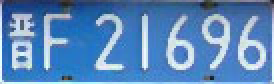
%> input picture Matlab车牌识别/晋F21696.jpg, 137 x 42 px (shown 2 times larger)
$ octave jinF21696.m   (GNU Octave 9; MATLAB toolbox functions it lacks are replaced by stand-ins)
%> lines starting %> are read from the running program, lines starting %| are printed output that depends on the picture; in (x1, y1, x2, y2) boxes, pixels count from 0 and x2, y2 are one past the last pixel; in counts of white or black regions, pixels touching at a corner belong together; the program's own positions count from 1
### Matlab车牌识别/split.m
function split_img = split(img)
    [m,n] = size(img);
    top = 1;
    bottom = m;
    left = 1;
    right = n;
    %上边界
    while top <= m && sum(img(top,:)) == 0
        top = top + 1;
    end
     %下边界
     while bottom >= 1 && sum(img(bottom,:)) == 0
         bottom = bottom - 1;
     end
     %左边界
     while left >= 1 && sum(img(:,left)) == 0
         left = left + 1;
     end
     %右边界
     while right <= n && sum(img(:,right)) == 0
         right = right - 1;
     end
     %计算图像的长宽得到切割后的图像
     height = bottom - top;
     width = right - left;
     split_img = imcrop(img, [left top width height]);
end


### Matlab车牌识别/split_word.m
% [38 lines of commented-out code are left out]
function [word,result] = split_word(img)
     [m,n] = size(img);
      width = 0;
      while width+1 < n-2 && sum(img(:,width+1)) ~= 0
          width = width+1;
      end
      word = imcrop(img,[1,1,width,m]);
      %img(:, [1: width]) = 0;
      img(:, 1: width) = 0;
      img = split(img);
      result = img;
end

### Matlab车牌识别/jinF21696.m
clc;
clear;
%读取图像
f = imread('晋F21696.jpg');
%> f is the input picture: size 42x137x3 uint8; mean R, G, B 90.1, 135.2, 186.4
imshow(f);title('原图');
%灰度图
img1 = rgb2gray(f);
figure;
imshow(img1);title('灰度图');
%直方图均衡化
img2 = histeq(img1,256);
figure;
imshow(img2);title('直方图均衡化图像');
figure;
imhist(img2);title('均衡直方图');
%> after `title('均衡直方图')`:
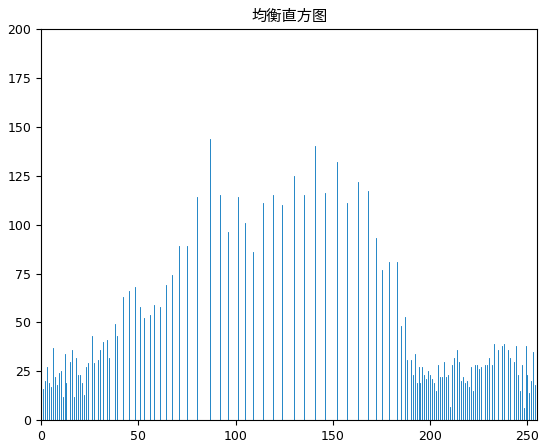
%> figure redrawn from the program's plot data; highest point at x = 87, y = 144
%中值滤波
img3 = medfilt2(img2,[3 3]);
figure;
imshow(img3),title('中值滤波图像');
%图像二值化
img4 = im2bw(img3,0.76);
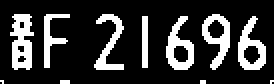
%> img4: size 42x137 logical (shown 2 times larger); 20.4% white; 11 white regions (4 under 20 px), largest, box (x1, y1, x2, y2) and area: (5, 7, 17, 35) 226, (83, 8, 97, 35) 188, (119, 8, 133, 35) 186
figure;
imshow(img4),title('二值图像');
%将面积小于50的部分移除
img5 = bwareaopen(img4, 50);
figure;
imshow(img5);title('移除面积小于50后的图像');
split_img = split(img5);
%> the loop in split, `while top <= m && sum(img(top,:)) == 0` made 7 passes
%> the loop in split, `while bottom >= 1 && sum(img(bottom,:)) == 0` made 7 passes
%> bottom on passes 1 to 7: 41, 40, 39, 38, 37, 36, 35
%> the loop in split, `while left >= 1 && sum(img(:,left)) == 0` made 5 passes
%> the loop in split, `while right <= n && sum(img(:,right)) == 0` made 4 passes
%> right on passes 1 to 4: 136, 135, 134, 133
%> in split, `height = bottom - top;`: height = 27
%> in split, `width = right - left;`: width = 127
%> in split, `split_img = imcrop(img, [left top width height]);`: split_img: size 28x128 logical; 32.2% white; 7 white regions, largest, box (x1, y1, x2, y2) and area: (0, 0, 12, 28) 226, (78, 1, 92, 28) 188, (114, 1, 128, 28) 186
%将图像进行分割
[word1,split_img] = split_word(split_img);
%> the loop in split_word, `while width+1 < n-2 && sum(img(:,width+1)) ~= 0` made 12 passes
%> the loop in split (call 2), `while left >= 1 && sum(img(:,left)) == 0` made 17 passes
%> split_img: size 28x111 logical; 29.9% white; 6 white regions, box (x1, y1, x2, y2) and area: (61, 1, 75, 28) 188, (97, 1, 111, 28) 186, (79, 0, 93, 28) 183, (25, 0, 40, 28) 165, (0, 0, 13, 27) 128, (49, 1, 52, 27) 78
figure;
imshow(word1);title('1');

[word2,split_img] = split_word(split_img);
%> the loop in split_word (call 2), `while width+1 < n-2 && sum(img(:,width+1)) ~= 0` made 13 passes
%> split_img: size 28x86 logical; 33.2% white; 5 white regions, box (x1, y1, x2, y2) and area: (36, 1, 50, 28) 188, (72, 1, 86, 28) 186, (54, 0, 68, 28) 183, (0, 0, 15, 28) 165, (24, 1, 27, 27) 78
figure;
imshow(word2);title('2');

[word3,split_img] = split_word(split_img);
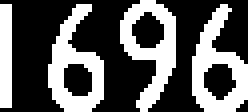
%> split_img: size 28x62 logical (shown 4 times larger); 36.6% white; 4 white regions, box (x1, y1, x2, y2) and area: (12, 1, 26, 28) 188, (48, 1, 62, 28) 186, (30, 0, 44, 28) 183, (0, 1, 3, 27) 78
figure;
imshow(word3);title('3');

[word4,split_img] = split_word(split_img);
%> in split_word (call 4), `word = imcrop(img,[1,1,width,m]);`: word = 28 rows, first 8: [false false false false; true true true false; true true true false; true true true false; true true true false; true true true false; true true true false; true true true false]
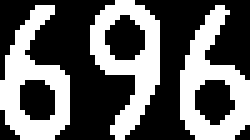
%> split_img: size 28x50 logical (shown 5 times larger); 39.8% white; 3 white regions, box (x1, y1, x2, y2) and area: (0, 1, 14, 28) 188, (36, 1, 50, 28) 186, (18, 0, 32, 28) 183
%> word4 has the same summary as word in split_word
figure;
imshow(word4);title('4');

[word5,split_img] = split_word(split_img);
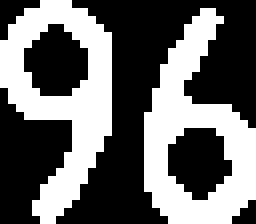
%> split_img: size 28x32 logical (shown 8 times larger); 41.2% white; 2 white regions, box (x1, y1, x2, y2) and area: (18, 1, 32, 28) 186, (0, 0, 14, 28) 183
figure;
imshow(word5);title('5');

[word6,split_img] = split_word(split_img);
figure;
imshow(word6);title('6');

[word7,split_img] = split_word(split_img);
%> in split (call 8), `split_img = imcrop(img, [left top width height]);`: split_img = 13 rows, first 12: [true false false; true true false; true true true; true true true; true true true; true true true; true true true; true true true; true true true; true true true; true true true; true true false]
%> in split_word (call 7), `img = split(img);`: img has the same summary as split_img in split
%> in split_word (call 7), `result = img;`: result has the same summary as split_img in split
figure;
imshow(word7);title('7');
%对每个分割的字符进行缩放
word1 = imresize(word1,[40,20]);
%> word1: size 40x20 logical; 61.1% white; 7 black regions (3 under 20 px), largest, box (x1, y1, x2, y2) and area: (11, 0, 20, 40) 155, (0, 16, 6, 40) 62, (0, 0, 5, 13) 38, (6, 30, 12, 34) 20
word2 = imresize(word2,[40,20]);
%> word2: size 40x20 logical; 32.1% white; 1 white region, box (x1, y1, x2, y2) and area: (0, 0, 19, 39) 257
word3 = imresize(word3,[40,20]);
%> word3: size 40x20 logical; 36% white; 1 white region, box (x1, y1, x2, y2) and area: (0, 0, 19, 40) 288
word4 = imresize(word4,[40,20]);
%> word4: size 40x20 logical; 71.2% white; 1 black region, box (x1, y1, x2, y2) and area: (0, 0, 20, 40) 230
word5 = imresize(word5,[40,20]);
%> word5: size 40x20 logical; 45.6% white; 1 white region, box (x1, y1, x2, y2) and area: (0, 1, 19, 40) 365
word6 = imresize(word6,[40,20]);
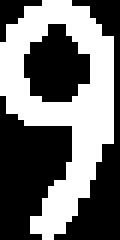
%> word6: size 40x20 logical (shown 6 times larger); 44.2% white; 1 white region, box (x1, y1, x2, y2) and area: (0, 0, 19, 40) 354
word7 = imresize(word7,[40,20]);
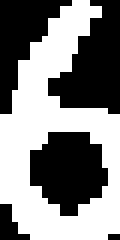
%> word7: size 40x20 logical (shown 6 times larger); 51.1% white; 5 black regions (2 under 20 px), largest, box (x1, y1, x2, y2) and area: (8, 0, 20, 19) 139, (5, 22, 18, 36) 132, (0, 0, 12, 19) 101
%缩放后的图像显示
figure;
subplot(1,7,1);imshow(word1);title('1');
subplot(1,7,2);imshow(word2);title('2');
subplot(1,7,3);imshow(word3);title('3');
subplot(1,7,4);imshow(word4);title('4');
subplot(1,7,5);imshow(word5);title('5');
subplot(1,7,6);imshow(word6);title('6');
subplot(1,7,7);imshow(word7);title('7');
%将图像存盘
imwrite(word1,'11.jpg');
imwrite(word2,'12.jpg');
imwrite(word3,'13.jpg');
imwrite(word4,'14.jpg');
imwrite(word5,'15.jpg');
imwrite(word6,'16.jpg');
imwrite(word7,'17.jpg');

%对每一个字符进行识别
distinguish_code = char(['0':'9' 'A':'Z' '京辽鲁陕苏豫浙贵晋']);

num = 1;
disp('识别结果');
for i = 1:7
    table = [];
    str = strcat('1',int2str(i));
    word = imread([str,'.jpg']);
%> word: size 40x20 uint8; min 0, max 255, mean 154.8
    sub_word = imresize(word,[40,20],'nearest');
    sub_word =  im2bw(sub_word,0.5);
    if i == 1
        bottom = 37;
        top = 45;
    elseif i == 2
        bottom = 11;
        top = 36;
    elseif i >= 3
        bottom = 1;
        top = 10;
    end
    for k  = bottom : top
        dif = zeros(40,20);
        imgname = strcat(distinguish_code(k),'.jpg');
%> (the run ends here)
